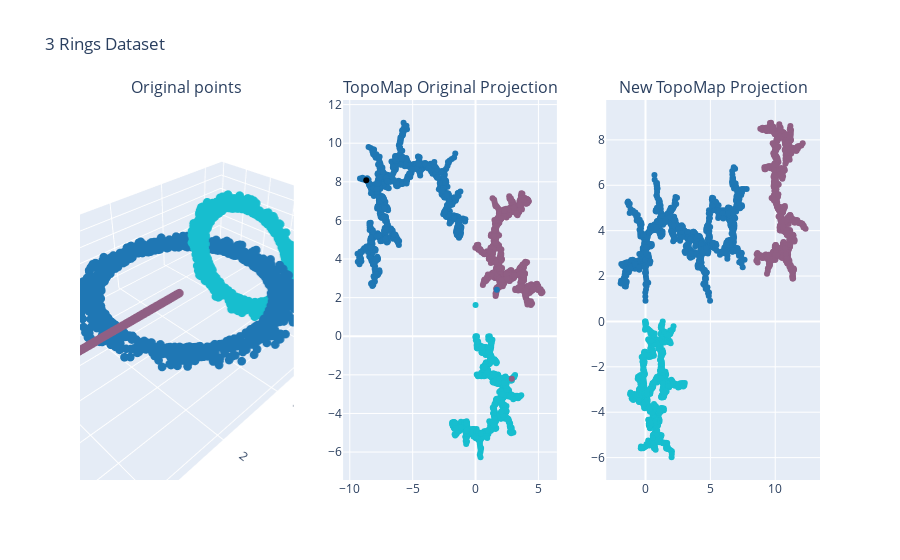

The notebook cell this image was saved under:
### Code cell
fig = plot_data_projection_plotly(df_rings, proj_rings, proj_original_rings)
fig.update_layout(title_text='3 Rings Dataset')
fig.show()

### Figure 1 — Plotly figure (JSON) as saved in the notebook; plotly's stock layout.template omitted (floating-point values rounded to 4 significant figures; data arrays with more than 128 entries replaced by an {"elided": "..."} marker saying what was removed)
{"data": [{"marker": {"color": {"elided": "3210 int values"}, "colorscale": [[0, "#1F77B4"], [0.1111, "#FF7F0E"], [0.2222, "#2CA02C"], [0.3333, "#D62728"], [0.4444, "#9467BD"], [0.5556, "#8C564B"], [0.6667, "#E377C2"], [0.7778, "#7F7F7F"], [0.8889, "#BCBD22"], [1, "#17BECF"]], "size": 3}, "mode": "markers", "scene": "scene", "type": "scatter3d", "x": {"elided": "3210 float values"}, "y": {"elided": "3210 float values"}, "z": {"elided": "3210 float values"}}, {"marker": {"color": {"elided": "3210 int values"}, "colorscale": [[0, "#1F77B4"], [0.1111, "#FF7F0E"], [0.2222, "#2CA02C"], [0.3333, "#D62728"], [0.4444, "#9467BD"], [0.5556, "#8C564B"], [0.6667, "#E377C2"], [0.7778, "#7F7F7F"], [0.8889, "#BCBD22"], [1, "#17BECF"]]}, "mode": "markers", "type": "scatter", "x": {"elided": "3211 float values"}, "xaxis": "x", "y": {"elided": "3211 float values"}, "yaxis": "y"}, {"marker": {"color": {"elided": "3210 int values"}, "colorscale": [[0, "#1F77B4"], [0.1111, "#FF7F0E"], [0.2222, "#2CA02C"], [0.3333, "#D62728"], [0.4444, "#9467BD"], [0.5556, "#8C564B"], [0.6667, "#E377C2"], [0.7778, "#7F7F7F"], [0.8889, "#BCBD22"], [1, "#17BECF"]]}, "mode": "markers", "type": "scatter", "x": {"elided": "3210 float values"}, "xaxis": "x2", "y": {"elided": "3210 float values"}, "yaxis": "y2"}], "layout": {"annotations": [{"font": {"size": 16}, "showarrow": false, "text": "Original points", "x": 0.1444, "xanchor": "center", "xref": "paper", "y": 1, "yanchor": "bottom", "yref": "paper"}, {"font": {"size": 16}, "showarrow": false, "text": "TopoMap Original Projection", "x": 0.5, "xanchor": "center", "xref": "paper", "y": 1, "yanchor": "bottom", "yref": "paper"}, {"font": {"size": 16}, "showarrow": false, "text": "New TopoMap Projection", "x": 0.8556, "xanchor": "center", "xref": "paper", "y": 1, "yanchor": "bottom", "yref": "paper"}], "scene": {"domain": {"x": [0, 0.2889], "y": [0, 1]}}, "showlegend": false, "title": {"text": "3 Rings Dataset"}, "xaxis": {"anchor": "y", "domain": [0.3556, 0.6444]}, "xaxis2": {"anchor": "y2", "domain": [0.7111, 1]}, "yaxis": {"anchor": "x", "domain": [0, 1]}, "yaxis2": {"anchor": "x2", "domain": [0, 1]}}}
